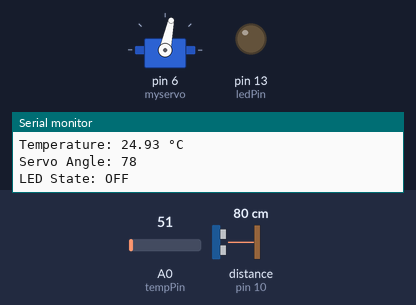
A sketch run on a simulated Arduino Uno, built with avr-gcc and run on an emulated ATmega328P. Shown: servo, output pins drawn as LEDs (lit = HIGH), the last lines printed to the serial monitor. Wiring (inferred from the names in the program): ultrasonic range finder: trigger pin 9; echo pin 10. Inputs (shaded band) come from the test bench; at power-on: distance to the obstacle (sensor on pin 10) 80 cm, A0 (tempPin) = 51. The echo pulse lasts 58.3 µs per cm; pins used as bus, display or sensor lines are not drawn.

Above: at 1.3 s.
1.4 s: distance to the obstacle (sensor on pin 10) set to 12 cm
At 2.2 s:
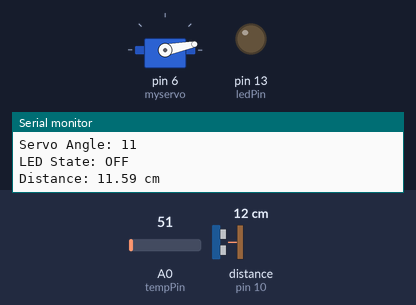
3.1 s: distance to the obstacle (sensor on pin 10) set to 9 cm
At 4.2 s:
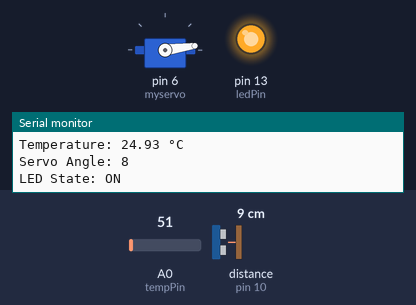
4.7 s: distance to the obstacle (sensor on pin 10) set to 35 cm
At 6.0 s:
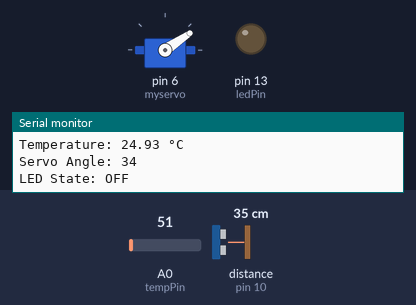
6.3 s: distance to the obstacle (sensor on pin 10) set to 60 cm
At 7.4 s:
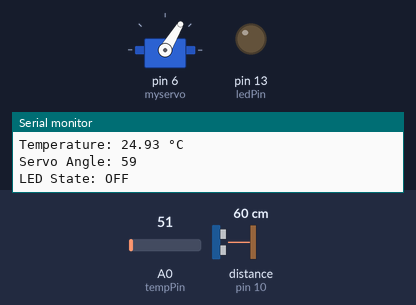
7.9 s: A0 (tempPin) set to 69
At 8.5 s:
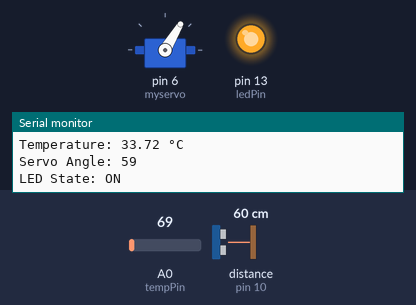
9.5 s: distance to the obstacle (sensor on pin 10) set to 120 cm
At 10.0 s:
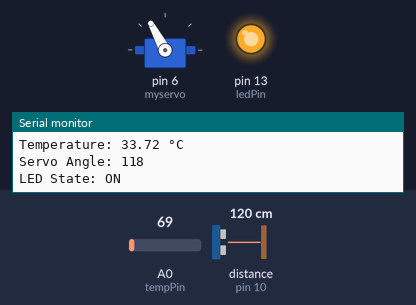
Timing chart, 0 to 12.1 s (numbered marks = the images above; inputs shaded):
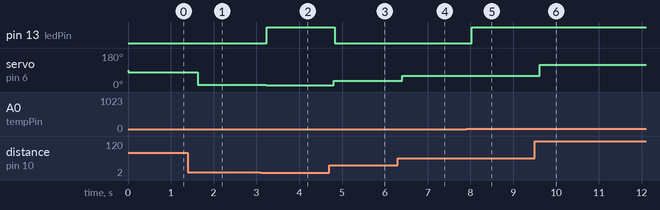

Measured:
- the behaviour switches between 11 and 10 cm on distance to the obstacle (sensor on pin 10) (found by bisection; images 1 and 2)
- the behaviour switches between 61 and 62 on A0 (tempPin) (found by bisection; images 4 and 5)
- after the input at 1.4 s, servo on pin 6 (myservo): 78° → 11° after 0.23 s
- after the input at 3.1 s, pin 13 (ledPin): LOW → HIGH after 0.14 s; servo on pin 6 (myservo): 11° → 8° after 0.13 s
- after the input at 4.7 s, pin 13 (ledPin): HIGH → LOW after 0.13 s; servo on pin 6 (myservo): 8° → 34° after 0.11 s
- after the input at 6.3 s, servo on pin 6 (myservo): 34° → 59° after 0.11 s
- after the input at 7.9 s, pin 13 (ledPin): LOW → HIGH after 0.13 s
- after the input at 9.5 s, servo on pin 6 (myservo): 59° → 118° after 0.11 s

The sketch:

output_actuator_integration.ino
```cpp
#include <Servo.h>

// Create servo object
Servo myservo;

// Define pins for the ultrasonic sensor
const int trigPin = 9;
const int echoPin = 10;

// Define pin for the LM35 temperature sensor
const int tempPin = A0;

// Define pin for the LED
const int ledPin = 13;

// Define variables for servo and sensor readings
int pos = 0; // Variable to store the servo position

// Define thresholds
const float tempThreshold = 30.0; // Temperature threshold in Celsius
const float distanceThreshold = 10.0; // Distance threshold in cm

void setup() {
  // Attach the servo on pin 6
  myservo.attach(6);

  // Set up ultrasonic sensor pins
  pinMode(trigPin, OUTPUT);
  pinMode(echoPin, INPUT);

  // Set up LED pin as output
  pinMode(ledPin, OUTPUT);

  // Initialize Serial Monitor
  Serial.begin(9600);

  Serial.println("Starting sensor-controlled servo and LED...");
}

void loop() {
  // Ultrasonic sensor reading
  long duration;
  float distance;

  // Send a pulse to the ultrasonic sensor
  digitalWrite(trigPin, LOW);
  delayMicroseconds(2);
  digitalWrite(trigPin, HIGH);
  delayMicroseconds(10);
  digitalWrite(trigPin, LOW);

  // Read the pulse duration
  duration = pulseIn(echoPin, HIGH);

  // Convert duration to distance in centimeters
  distance = duration * 0.034 / 2;

  // Temperature sensor reading
  int tempReading = analogRead(tempPin);
  float voltage = tempReading * (5.0 / 1023.0); // Convert analog value to voltage
  float temperature = voltage * 100.0; // Convert voltage to Celsius (LM35: 10mV/°C)

  // Control servo based on sensor readings
  if (distance > 0 && distance <= 180) {
    pos = map(distance, 0, 180, 0, 180); // Map distance to servo angle
  } else if (temperature > 25.0) { // Example condition for temperature
    pos = map(temperature, 25, 50, 0, 180); // Map temperature to servo angle (adjust limits as needed)
  } else {
    pos = 0; // Default position
  }

  myservo.write(pos); // Move servo to the calculated position
  delay(15); // Wait for the servo to reach the position

  // Control LED based on thresholds
  if (distance <= distanceThreshold || temperature > tempThreshold) {
    digitalWrite(ledPin, HIGH); // Turn LED on
  } else {
    digitalWrite(ledPin, LOW); // Turn LED off
  }

  // Print sensor data and servo position
  Serial.print("Distance: ");
  Serial.print(distance);
  Serial.println(" cm");

  Serial.print("Temperature: ");
  Serial.print(temperature);
  Serial.println(" °C");

  Serial.print("Servo Angle: ");
  Serial.println(pos);

  Serial.print("LED State: ");
  Serial.println(digitalRead(ledPin) == HIGH ? "ON" : "OFF");

  Serial.println();
  delay(500); // Delay for next loop iteration
}
```
